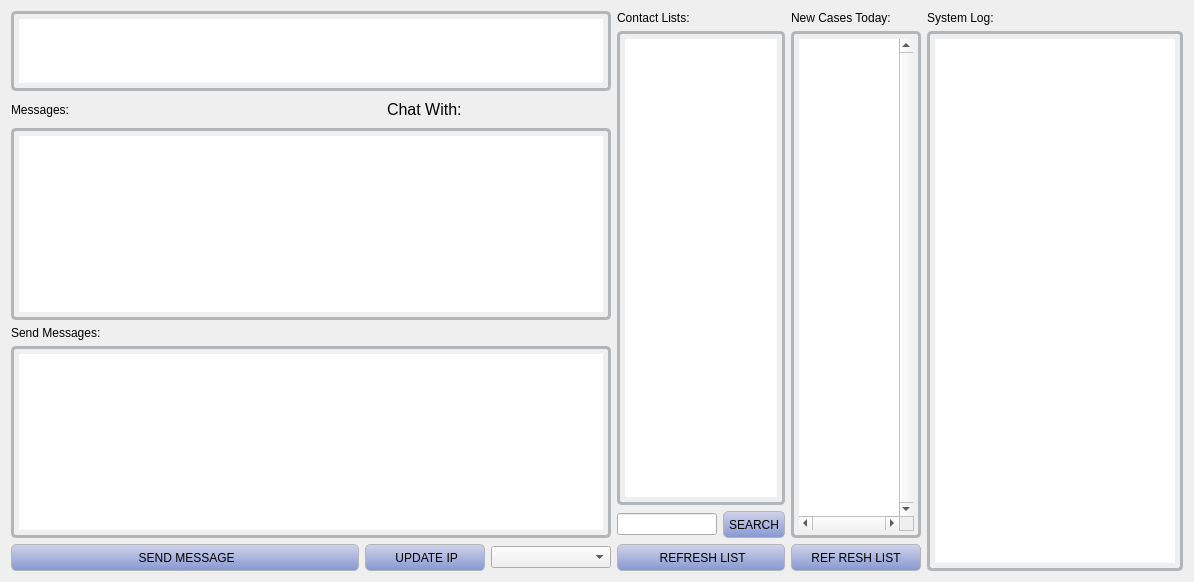
      <widget class="QWidget" name="page_Chat">
       <property name="styleSheet">
        <string notr="true">.QFrame{
border:1px solid #B2B6B9;
border-radius:3px;
}

.QGroupBox{
border:1px solid #B2B6B9;
border-radius:5px;
margin-top:3ex;
}

.QGroupBox::title{
subcontrol-origin:margin;
position:relative;
left:10px;
}

.QPushButton,.QToolButton{
border-style:none;
border:1px solid #B2B6B9;
color:#000000;
padding:5px;
min-height:15px;
border-radius:5px;
background:qlineargradient(spread:pad,x1:0,y1:0,x2:0,y2:1,stop:0 #d1d3ea,stop:1 #8697d1);
}

.QPushButton:hover,.QToolButton:hover{
background:qlineargradient(spread:pad,x1:0,y1:0,x2:0,y2:1,stop:0 #98c1ff,stop:1 #7b9cce);

}

.QPushButton:pressed,.QToolButton:pressed{
background:qlineargradient(spread:pad,x1:0,y1:0,x2:0,y2:1,stop:0 #E1E4E6,stop:1 #CCD3D9);
}

.QToolButton::menu-indicator{
image:None;
}

QPlainTextEdit{
border-style:none;
border:3px solid #B2B6B9;
padding:5px;
border-radius:5px;
}
QTableView{
border-style:none;
border:3px solid #B2B6B9;
padding:5px;
border-radius:5px;
}
</string>
       </property>
       <layout class="QGridLayout" name="gridLayout_26">
        <item row="0" column="0">
         <layout class="QHBoxLayout" name="horizontalLayout_5">
          <item>
           <widget class="QWidget" name="widget_5" native="true">
            <property name="minimumSize">
             <size>
              <width>0</width>
              <height>0</height>
             </size>
            </property>
            <layout class="QGridLayout" name="gridLayout_25">
             <property name="leftMargin">
              <number>0</number>
             </property>
             <property name="topMargin">
              <number>0</number>
             </property>
             <property name="rightMargin">
              <number>0</number>
             </property>
             <property name="bottomMargin">
              <number>0</number>
             </property>
             <item row="0" column="0">
              <layout class="QHBoxLayout" name="horizontalLayout_4">
               <item>
                <widget class="QWidget" name="widget_4" native="true">
                 <property name="minimumSize">
                  <size>
                   <width>600</width>
                   <height>0</height>
                  </size>
                 </property>
                 <layout class="QVBoxLayout" name="verticalLayout_8">
                  <property name="leftMargin">
                   <number>0</number>
                  </property>
                  <property name="topMargin">
                   <number>0</number>
                  </property>
                  <property name="rightMargin">
                   <number>0</number>
                  </property>
                  <property name="bottomMargin">
                   <number>0</number>
                  </property>
                  <item>
                   <widget class="QWidget" name="widget" native="true">
                    <layout class="QVBoxLayout" name="verticalLayout_2">
                     <property name="leftMargin">
                      <number>0</number>
                     </property>
                     <property name="topMargin">
                      <number>0</number>
                     </property>
                     <property name="rightMargin">
                      <number>0</number>
                     </property>
                     <property name="bottomMargin">
                      <number>0</number>
                     </property>
                     <item>
                      <widget class="QListView" name="listView">
                       <property name="minimumSize">
                        <size>
                         <width>0</width>
                         <height>50</height>
                        </size>
                       </property>
                       <property name="maximumSize">
                        <size>
                         <width>16777215</width>
                         <height>80</height>
                        </size>
                       </property>
                       <property name="styleSheet">
                        <string notr="true">QListView{
border-style:none;
border:3px solid #B2B6B9;
padding:5px;
border-radius:5px;
}
</string>
                       </property>
                      </widget>
                     </item>
                     <item>
                      <layout class="QHBoxLayout" name="horizontalLayout">
                       <item>
                        <widget class="QLabel" name="label_2">
                         <property name="text">
                          <string>Messages:</string>
                         </property>
                        </widget>
                       </item>
                       <item>
                        <spacer name="horizontalSpacer">
                         <property name="orientation">
                          <enum>Qt::Horizontal</enum>
                         </property>
                         <property name="sizeType">
                          <enum>QSizePolicy::Fixed</enum>
                         </property>
                         <property name="sizeHint" stdset="0">
                          <size>
                           <width>230</width>
                           <height>20</height>
                          </size>
                         </property>
                        </spacer>
                       </item>
                       <item>
                        <widget class="QLabel" name="label_16">
                         <property name="minimumSize">
                          <size>
                           <width>25</width>
                           <height>25</height>
                          </size>
                         </property>
                         <property name="maximumSize">
                          <size>
                           <width>25</width>
                           <height>25</height>
                          </size>
                         </property>
                         <property name="text">
                          <string/>
                         </property>
                         <property name="pixmap">
                          <pixmap resource="ResourceFile.qrc">:/Icon/checkUser.png</pixmap>
                         </property>
                         <property name="scaledContents">
                          <bool>true</bool>
                         </property>
                        </widget>
                       </item>
                       <item>
                        <widget class="QLabel" name="label_ChatWith">
                         <property name="font">
                          <font>
                           <family>Microsoft YaHei UI</family>
                           <pointsize>12</pointsize>
                           <italic>false</italic>
                           <bold>false</bold>
                          </font>
                         </property>
                         <property name="text">
                          <string>Chat With:</string>
                         </property>
                        </widget>
                       </item>
                       <item>
                        <widget class="QLabel" name="label_ChatWithName">
                         <property name="font">
                          <font>
                           <family>Microsoft YaHei UI</family>
                           <pointsize>12</pointsize>
                           <italic>false</italic>
                           <bold>false</bold>
                          </font>
                         </property>
                         <property name="styleSheet">
                          <string notr="true">color: rgb(72, 81, 204);</string>
                         </property>
                         <property name="text">
                          <string/>
                         </property>
                        </widget>
                       </item>
                      </layout>
                     </item>
                     <item>
                      <widget class="QPlainTextEdit" name="plainTextEdit_Chat_Messages">
                       <property name="font">
                        <font>
                         <pointsize>12</pointsize>
                        </font>
                       </property>
                      </widget>
                     </item>
                    </layout>
                   </widget>
                  </item>
                  <item>
                   <widget class="QWidget" name="widget_2" native="true">
                    <layout class="QVBoxLayout" name="verticalLayout_3">
                     <property name="leftMargin">
                      <number>0</number>
                     </property>
                     <property name="topMargin">
                      <number>0</number>
                     </property>
                     <property name="rightMargin">
                      <number>0</number>
                     </property>
                     <property name="bottomMargin">
                      <number>0</number>
                     </property>
                     <item>
                      <widget class="QLabel" name="label_17">
                       <property name="text">
                        <string>Send Messages:</string>
                       </property>
                      </widget>
                     </item>
                     <item>
                      <widget class="QPlainTextEdit" name="plainTextEdit_Send_Messages">
                       <property name="maximumSize">
                        <size>
                         <width>16777215</width>
                         <height>16777215</height>
                        </size>
                       </property>
                       <property name="font">
                        <font>
                         <pointsize>12</pointsize>
                        </font>
                       </property>
                      </widget>
                     </item>
                     <item>
                      <layout class="QHBoxLayout" name="horizontalLayout_3">
                       <item>
                        <widget class="QPushButton" name="pushButton_Chat_SendMessage">
                         <property name="text">
                          <string> SEND MESSAGE</string>
                         </property>
                         <property name="icon">
                          <iconset resource="ResourceFile.qrc">
                           <normaloff>:/Icon/sendmessage.png</normaloff>:/Icon/sendmessage.png</iconset>
                         </property>
                        </widget>
                       </item>
                       <item>
                        <widget class="QPushButton" name="pushButton_Chat_UpdateIP">
                         <property name="maximumSize">
                          <size>
                           <width>120</width>
                           <height>16777215</height>
                          </size>
                         </property>
                         <property name="text">
                          <string> UPDATE IP</string>
                         </property>
                         <property name="icon">
                          <iconset resource="ResourceFile.qrc">
                           <normaloff>:/Icon/addressbook.png</normaloff>:/Icon/addressbook.png</iconset>
                         </property>
                        </widget>
                       </item>
                       <item>
                        <widget class="QComboBox" name="comboBox_Chat_UpdateIP">
                         <property name="maximumSize">
                          <size>
                           <width>120</width>
                           <height>16777215</height>
                          </size>
                         </property>
                        </widget>
                       </item>
                      </layout>
                     </item>
                    </layout>
                   </widget>
                  </item>
                 </layout>
                </widget>
               </item>
               <item>
                <widget class="QWidget" name="widget_3" native="true">
                 <property name="minimumSize">
                  <size>
                   <width>0</width>
                   <height>0</height>
                  </size>
                 </property>
                 <layout class="QVBoxLayout" name="verticalLayout_11">
                  <property name="leftMargin">
                   <number>0</number>
                  </property>
                  <property name="topMargin">
                   <number>0</number>
                  </property>
                  <property name="rightMargin">
                   <number>0</number>
                  </property>
                  <property name="bottomMargin">
                   <number>0</number>
                  </property>
                  <item>
                   <layout class="QVBoxLayout" name="verticalLayout_7">
                    <item>
                     <widget class="QLabel" name="label_18">
                      <property name="text">
                       <string>Contact Lists:</string>
                      </property>
                     </widget>
                    </item>
                    <item>
                     <widget class="QTableView" name="tableView_HelpDesk_Contact">
                      <property name="maximumSize">
                       <size>
                        <width>240</width>
                        <height>16777215</height>
                       </size>
                      </property>
                      <property name="font">
                       <font>
                        <pointsize>10</pointsize>
                       </font>
                      </property>
                      <property name="sizeAdjustPolicy">
                       <enum>QAbstractScrollArea::AdjustToContents</enum>
                      </property>
                      <property name="selectionMode">
                       <enum>QAbstractItemView::SingleSelection</enum>
                      </property>
                      <property name="textElideMode">
                       <enum>Qt::ElideNone</enum>
                      </property>
                     </widget>
                    </item>
                    <item>
                     <layout class="QHBoxLayout" name="horizontalLayout_2">
                      <item>
                       <widget class="QLineEdit" name="lineEdit_Chat_Search">
                        <property name="maximumSize">
                         <size>
                          <width>100</width>
                          <height>16777215</height>
                         </size>
                        </property>
                       </widget>
                      </item>
                      <item>
                       <widget class="QPushButton" name="pushButton_Chat_Search">
                        <property name="sizePolicy">
                         <sizepolicy hsizetype="Preferred" vsizetype="Preferred">
                          <horstretch>0</horstretch>
                          <verstretch>0</verstretch>
                         </sizepolicy>
                        </property>
                        <property name="text">
                         <string>SEARCH</string>
                        </property>
                        <property name="icon">
                         <iconset resource="ResourceFile.qrc">
                          <normaloff>:/Icon/search2.png</normaloff>:/Icon/search2.png</iconset>
                        </property>
                       </widget>
                      </item>
                     </layout>
                    </item>
                    <item>
                     <widget class="QPushButton" name="pushButton_Chat_RefreshList">
                      <property name="sizePolicy">
                       <sizepolicy hsizetype="Preferred" vsizetype="Preferred">
                        <horstretch>0</horstretch>
                        <verstretch>0</verstretch>
                       </sizepolicy>
                      </property>
                      <property name="text">
                       <string> REFRESH LIST</string>
                      </property>
                      <property name="icon">
                       <iconset resource="ResourceFile.qrc">
                        <normaloff>:/Icon/open.png</normaloff>:/Icon/open.png</iconset>
                      </property>
                     </widget>
                    </item>
                   </layout>
                  </item>
                 </layout>
                </widget>
               </item>
              </layout>
             </item>
            </layout>
           </widget>
          </item>
          <item>
           <widget class="QWidget" name="widget_6" native="true">
            <property name="sizePolicy">
             <sizepolicy hsizetype="Expanding" vsizetype="Preferred">
              <horstretch>0</horstretch>
              <verstretch>0</verstretch>
             </sizepolicy>
            </property>
            <property name="maximumSize">
             <size>
              <width>16777215</width>
              <height>16777215</height>
             </size>
            </property>
            <layout class="QVBoxLayout" name="verticalLayout_9">
             <property name="leftMargin">
              <number>0</number>
             </property>
             <property name="topMargin">
              <number>0</number>
             </property>
             <property name="rightMargin">
              <number>0</number>
             </property>
             <property name="bottomMargin">
              <number>0</number>
             </property>
             <item>
              <widget class="QLabel" name="label_19">
               <property name="maximumSize">
                <size>
                 <width>250</width>
                 <height>16777215</height>
                </size>
               </property>
               <property name="text">
                <string>New Cases Today:</string>
               </property>
              </widget>
             </item>
             <item>
              <widget class="QTableView" name="tableView_Cases_Today">
               <property name="maximumSize">
                <size>
                 <width>16777215</width>
                 <height>16777215</height>
                </size>
               </property>
               <property name="styleSheet">
                <string notr="true">QHeaderView::section {
font: 12px &quot;Microsoft YaHei UI&quot;;
font-weight:bold;
	color: rgb(120, 125, 202);
border: 1px solid #e2e2e2;
background-color: rgb(242, 255, 253);
}
 
QTableView{
font: 10pt &quot;Microsoft YaHei UI&quot;;
border:none;
color: rgb(116, 116, 116);
gridline-color:#e2e2e2;
}
 
QTableView::item::selected{
background-color:#cddffe;
color:rgb(164, 158, 255);
}
 
QTableView QTableCornerButton::section {
background-color:#cddffe;
border: 1px solid #e2e2e2;
}

QPlainTextEdit{
border-style:none;
border:3px solid #B2B6B9;
padding:5px;
border-radius:5px;
}
QTableView{
border-style:none;
border:3px solid #B2B6B9;
padding:5px;
border-radius:5px;
}
</string>
               </property>
               <property name="verticalScrollBarPolicy">
                <enum>Qt::ScrollBarAlwaysOn</enum>
               </property>
               <property name="horizontalScrollBarPolicy">
                <enum>Qt::ScrollBarAlwaysOn</enum>
               </property>
               <property name="sizeAdjustPolicy">
                <enum>QAbstractScrollArea::AdjustToContents</enum>
               </property>
               <property name="textElideMode">
                <enum>Qt::ElideNone</enum>
               </property>
              </widget>
             </item>
             <item>
              <widget class="QPushButton" name="pushButton_Chat_Refresh_CasesToday">
               <property name="text">
                <string>REF RESH LIST</string>
               </property>
               <property name="icon">
                <iconset resource="ResourceFile.qrc">
                 <normaloff>:/Icon/open.png</normaloff>:/Icon/open.png</iconset>
               </property>
              </widget>
             </item>
            </layout>
           </widget>
          </item>
          <item>
           <widget class="QWidget" name="widget_7" native="true">
            <layout class="QVBoxLayout" name="verticalLayout_10">
             <property name="leftMargin">
              <number>0</number>
             </property>
             <property name="topMargin">
              <number>0</number>
             </property>
             <property name="rightMargin">
              <number>0</number>
             </property>
             <property name="bottomMargin">
              <number>0</number>
             </property>
             <item>
              <widget class="QLabel" name="label_20">
               <property name="text">
                <string>System Log:</string>
               </property>
              </widget>
             </item>
             <item>
              <widget class="QPlainTextEdit" name="plainTextEdit_SystemLog"/>
             </item>
            </layout>
           </widget>
          </item>
         </layout>
        </item>
       </layout>
      </widget>
